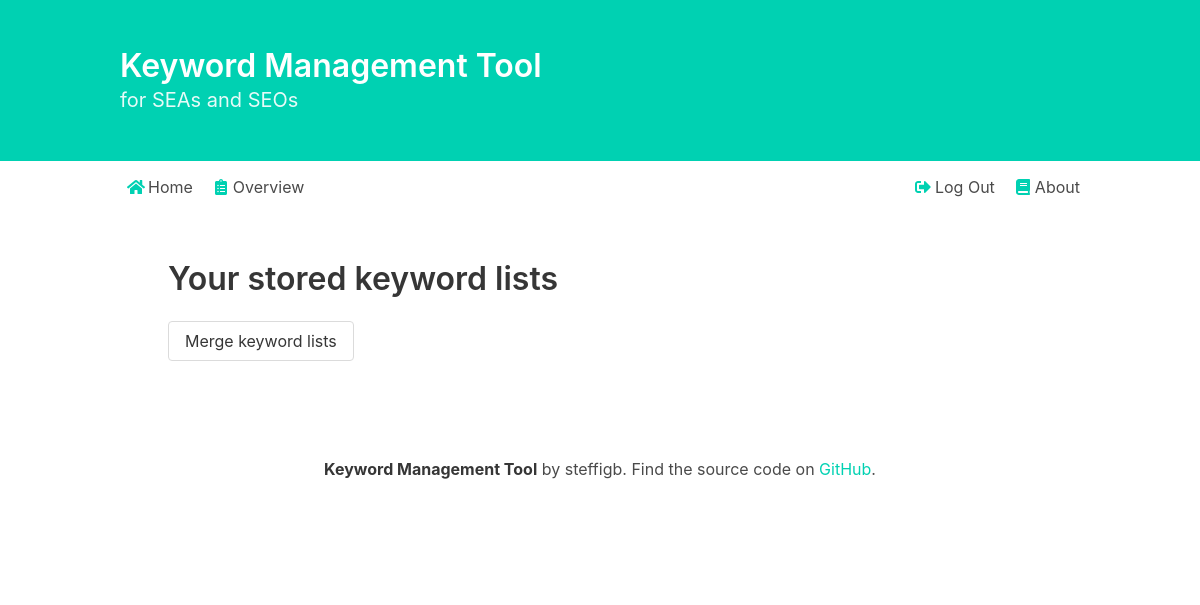
Before: /overview (signed in) with the older database file.
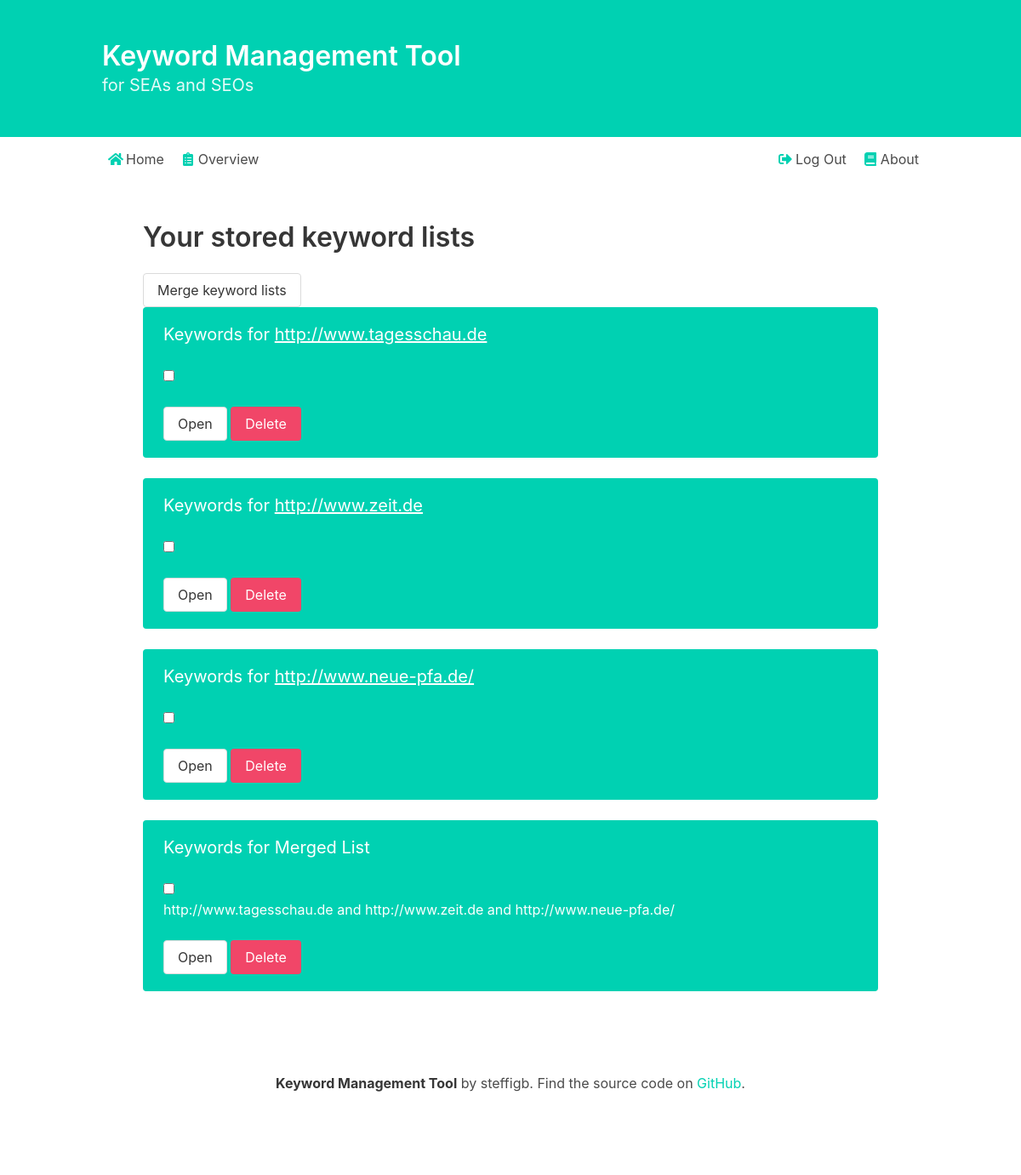
After: the same page with the newer database file.
### keywords/models.py (models this page shows)
class KeywordsList(models.Model):
    description = models.TextField(max_length=200)
    url = models.CharField(max_length=200)
    author = models.ForeignKey(
        settings.AUTH_USER_MODEL,
        on_delete=models.CASCADE,
    )

### keywords/views.py (the view)
# urls.py: path('overview', views.keyword_list_overview, name='overview'),
@login_required
def keyword_list_overview(request):
    my_keyword_lists = KeywordsList.objects.filter(author=request.user)
    context = {
        "lists": my_keyword_lists
    }
    template = loader.get_template('keywords/overview.html')
    return HttpResponse(template.render(context, request))

### keywords/templates/keywords/overview.html (shortened to what this page needs)
{% extends 'keywords/base.html' %}
{% block content %}
<section class='section'>
  <div class='container'>
    <h1 class='title'>Your stored keyword lists</h1>
    <form method="POST" action="{% url 'list_merge' %}">
      <button type="submit" class="button">Merge keyword lists</button>
      <div class='tile is-ancestor'>
        <div class='tile is-parent is-vertical'>
          {% for list in lists %}
          <div class='tile is-child notification is-primary'>
            <h3 class='subtitle'>
              Keywords for
              {% if "http" in list.url %}
              <a href='{{list.url}}'>{{list.url}}</a>
              {% else %}
              {{list.url}}
              {% endif %}
            </h3>
            <input type="checkbox" name="list-{{list.id}}" />
            <p>{{list.description}}</p>
            <br/>
            <a href='{% url 'list' list.id %}' class='button'>Open</a>
            <a href='{% url 'list_delete' list.id %}' class='button is-danger'>Delete</a>
          </div>
          {% endfor %}
        </div>
      </div>
    </form>
  </div>
</section>
{% endblock %}

Changed rows visible on the page:
added KeywordsList: url "http://www.tagesschau.de"
added KeywordsList: url "http://www.zeit.de"
added KeywordsList: url "http://www.neue-pfa.de/"
added KeywordsList: url "Merged List", description "http://www.tagesschau.de and http://www.zeit.de and http://www.neue-pfa.de/"
